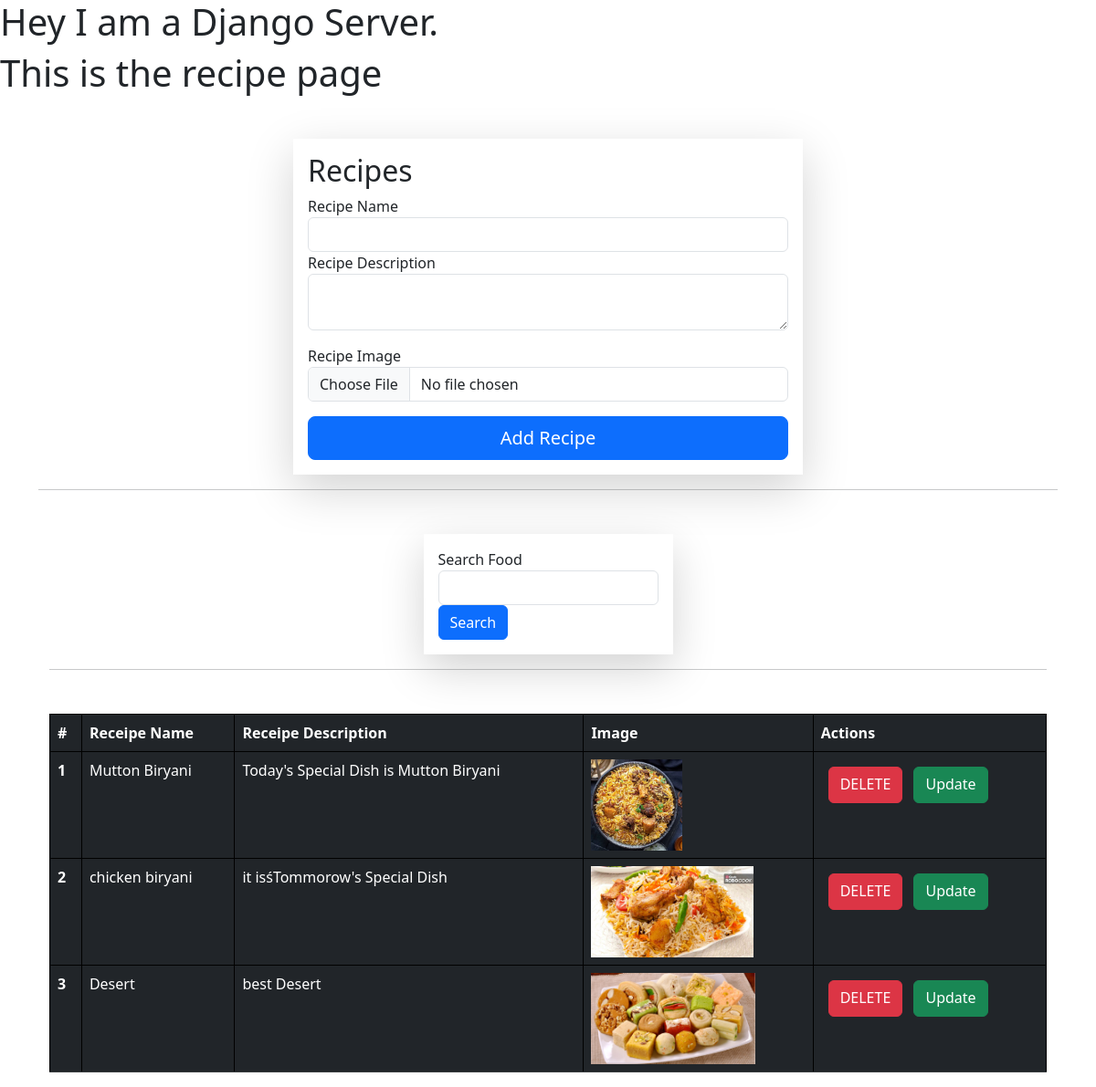
The app's page /receipe/ with its own data.
### vege/models.py (models this page shows)
class Receipe(models.Model):
    receipe_name  = models.CharField(max_length=30)
    receipe_description = models.TextField()
    receipe_image = models.ImageField(upload_to="receipe")

### vege/views.py (the view, shortened to what this page needs)
# urls.py: path("receipe/", receipe, name="receipe"),
def receipe(request):
    queryset = Receipe.objects.all()
    if request.GET.get('search'):
        search_term = request.GET.get('search')
        queryset = queryset.filter(receipe_name__icontains=search_term)
    context = {'receipes': queryset}
    return render(request, "receipe.html",context)

### vege/templates/receipe.html (shortened to what this page needs)
{% extends "base.html" %}
{% block start %}
  <h1>This is the recipe page</h1>
  <div class="container mt-5">
    <form method="post" class="col-6 mx-auto p-3 shadow-lg" enctype="multipart/form-data">
      <div class="form-group">
        <h2>Recipes</h2>
        <label for="exampleInputEmail1">Recipe Name</label>
        <input type="text" class="form-control" name="receipe_name" required />
      </div>
      <div class="form-group mb-3">
        <label for="exampleInputPassword1">Recipe Description</label>
        <textarea name="receipe_description" class="form-control" required></textarea>
      </div>
      <div class="form-group mb-3">
        <label for="exampleInputEmail1">Recipe Image</label>
        <input type="file" class="form-control" name="receipe_image" required />
      </div>
      <button type="submit" class="btn btn-primary btn-lg w-100">Add Recipe</button>
    </form>
<hr/>
    <div class="container mt-5">
      <div class="mx-auto col-6">
        <div class="form-group mb-3">
          <form method="get" class="col-6 mx-auto p-3 shadow-lg" enctype="multipart/form-data" action="{% url 'receipe' %}">
            <div class="form-group">
              <label>Search Food</label>
              <input type="search" class="form-control" name="search" />
            </div>
            <button type="submit" class="btn btn-primary">Search</button>
          </form>
      </div>
    </div>
<hr/>
    <table class="table table-dark mt-5" >
      <thead>
        <tr>
          <th scope="col">#</th>
          <th scope="col">Receipe Name</th>
          <th scope="col">Receipe Description</th>
          <th scope="col">Image</th>
          <th scope="col">Actions</th>
        </tr>
      </thead>
      <tbody>
        {%for receipe in receipes%}
        <tr>
          <th scope="row">{{forloop.counter}}</th>
          <td>{{receipe.receipe_name}}</td>
          <td>{{receipe.receipe_description}}</td>
          <td><img src="/media/{{receipe.receipe_image}}" style="height:100px" /></td>
          <td>
            <a href="/delete-receipe/{{receipe.id}}" class="btn btn-danger m-2" style="height:40px">DELETE</a>
            <a href="/update-receipe/{{receipe.id}}" class="btn btn-success" style="height:40px">Update</a>
          </td>
        </tr>
        <tr>
        {% endfor %}
      </tbody>
    </table>
  </div>
{% endblock %}

### home/templates/base.html (shortened to what this page needs)
<!DOCTYPE html>
<html lang="en">
  <head>
    <link href="https://cdn.jsdelivr.net/npm/bootstrap@5.3.0/dist/css/bootstrap.min.css" rel="stylesheet">
  </head>
  <body>
    <h1>Hey I am a Django Server.</h1>
    {% block start %}
    {% endblock %}
  </body>
</html>

### home/templates/base.html (style rules this page uses)
table, th, td { border: 1px solid black; }
th, td { background-color: #96D4D4; }

### records on screen
Receipe: receipe_name "Mutton Biryani", receipe_description "Today's Special Dish is Mutton Biryani", receipe_image (picture)
Receipe: receipe_name "chicken biryani", receipe_description "it isśTommorow's Special Dish", receipe_image (picture)
Receipe: receipe_name "Desert", receipe_description "best Desert", receipe_image (picture), {{ receipe.id }} 4 (drawn)
